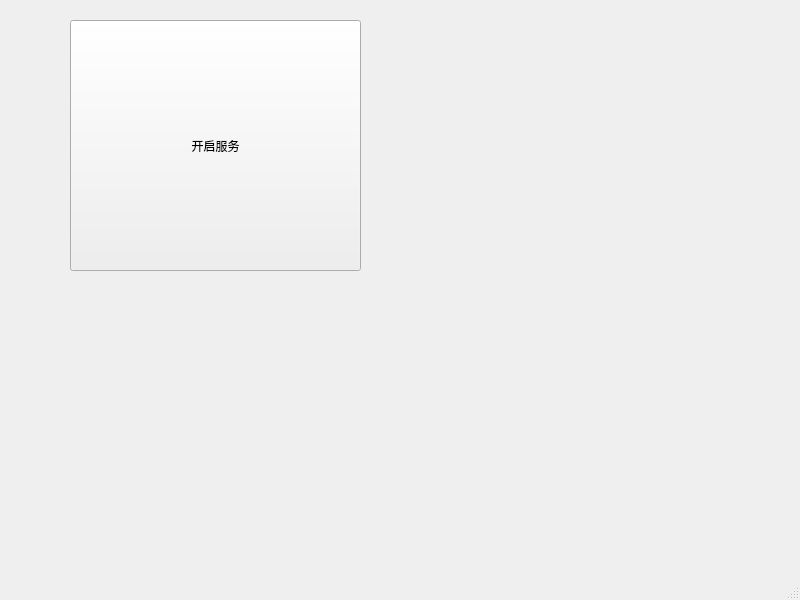
<?xml version="1.0" encoding="UTF-8"?>
<ui version="4.0">
 <class>MainWindow</class>
 <widget class="QMainWindow" name="MainWindow">
  <property name="geometry">
   <rect>
    <x>0</x>
    <y>0</y>
    <width>800</width>
    <height>600</height>
   </rect>
  </property>
  <property name="windowTitle">
   <string>MainWindow</string>
  </property>
  <widget class="QWidget" name="centralwidget">
   <widget class="QPushButton" name="pushButton">
    <property name="geometry">
     <rect>
      <x>70</x>
      <y>20</y>
      <width>291</width>
      <height>251</height>
     </rect>
    </property>
    <property name="text">
     <string>开启服务</string>
    </property>
   </widget>
  </widget>
  <widget class="QMenuBar" name="menubar">
   <property name="geometry">
    <rect>
     <x>0</x>
     <y>0</y>
     <width>800</width>
     <height>23</height>
    </rect>
   </property>
  </widget>
  <widget class="QStatusBar" name="statusbar"/>
 </widget>
 <resources/>
 <connections/>
</ui>
